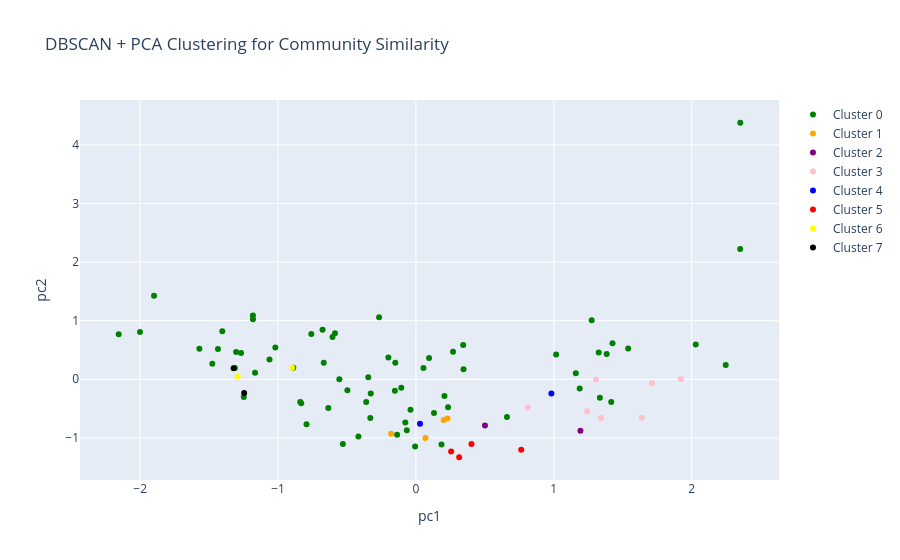

Here is the notebook cell this chart was saved with:
### Markdown cell above
## Visualize DBSCAN

### Code cell
db_trace_0 = go.Scatter(
    x=dbscan_cluster_0['pca_1'],
    y=dbscan_cluster_0['pca_2'],
    mode='markers',
    text=dbscan_cluster_0.index,
    marker=dict(color='green'),
    name='Cluster 0'
)

db_trace_1 = go.Scatter(
    x=dbscan_cluster_1['pca_1'],
    y=dbscan_cluster_1['pca_2'],
    mode='markers',
    text=dbscan_cluster_1.index,
    marker=dict(color='orange'),
    name='Cluster 1'
)

db_trace_2 = go.Scatter(
    x=dbscan_cluster_2['pca_1'],
    y=dbscan_cluster_2['pca_2'],
    mode='markers',
    text=dbscan_cluster_2.index,
    marker=dict(color='purple'),
    name='Cluster 2'
)

db_trace_3 = go.Scatter(
    x=dbscan_cluster_3['pca_1'],
    y=dbscan_cluster_3['pca_2'],
    mode='markers',
    text=dbscan_cluster_3.index,
    marker=dict(color='pink'),
    name='Cluster 3'
)

db_trace_4 = go.Scatter(
    x=dbscan_cluster_4['pca_1'],
    y=dbscan_cluster_4['pca_2'],
    mode='markers',
    text=dbscan_cluster_4.index,
    marker=dict(color='blue'),
    name='Cluster 4'
)

db_trace_5 = go.Scatter(
    x=dbscan_cluster_5['pca_1'],
    y=dbscan_cluster_5['pca_2'],
    mode='markers',
    text=dbscan_cluster_5.index,
    marker=dict(color='red'),
    name='Cluster 5'
)

db_trace_6 = go.Scatter(
    x=dbscan_cluster_6['pca_1'],
    y=dbscan_cluster_6['pca_2'],
    mode='markers',
    text=dbscan_cluster_6.index,
    marker=dict(color='yellow'),
    name='Cluster 6'
)

db_trace_7 = go.Scatter(
    x=dbscan_cluster_7['pca_1'],
    y=dbscan_cluster_7['pca_2'],
    mode='markers',
    text=dbscan_cluster_7.index,
    marker=dict(color='black'),
    name='Cluster 7'
)

title = 'DBSCAN + PCA Clustering for Community Similarity'

data = [
    db_trace_0, 
    db_trace_1, 
    db_trace_2, 
    db_trace_3, 
    db_trace_4, 
    db_trace_5, 
    db_trace_6,
    db_trace_7
]

layout = dict(title=title,
              xaxis=dict(title= 'pc1',ticklen=5,zeroline=False),
              yaxis=dict(title= 'pc2',ticklen=5,zeroline=False)
             )

fig = dict(data=data, layout=layout)

iplot(fig)

### Figure 1 — Plotly figure (JSON) as saved in the notebook; plotly's stock layout.template omitted (floating-point values rounded to 4 significant figures)
{"data": [{"marker": {"color": "green"}, "mode": "markers", "name": "Cluster 0", "text": ["Aedui (Celtic Oppida)", "Akha", "Amalfi", "Assur", "Athens (Classical Period)", "Babylonia", "Carthage", "Central African communities", "China (Spring and Autumn)", "Communes (Medieval Europe)", "Dutch Republic", "Egypt ", "England (Anglo Saxon)", "G/wi", "Greek democracies", "Greek oligarchies", "Haudenosanee (Iroquois)", "Hausa City-States", "Hmong villages", "Iceland ", "Igbo People", "Ijo of the Eastern Niger Delta", "Japan (Early Modern)", "Kachin gumlao", "Khasi", "Kung San (Ju/hoansi)", "M’zab", "Makah", "Mari ", "Minangkabau", "Mohave", "Mongol Nomads", "Mosuo", "Nambikuara", "Natchez people", "Negara Ubud", "Oaxaca", "Pathan Hill Tribes/Pashtuns", "Pomo", "Rome (republic)", "Russian Communes", "Switzerland", "Tlaxcala", "Venice", "Wendat (Huron)", "Tehuelche", "Tupinamba", "Yanomamo", "Ajie", "Maori", "Marquesans", "Samoans ", "Gilbertese", "Toda", "Nicobarese", "Gilyak (Nivkh)", "Nama", "Masai", "Somali", "Ingalik [Deg Xit'an]", "Kutenai", "Micmac [Mi'kmaq]", "Hidatsa", "Pawnee", "Omaha", "Twana", "Comanche", "Huichol"], "type": "scatter", "x": [1.334, -0.1365, 1.326, 1.539, 2.353, 0.6603, 1.16, -0.53, 0.2331, 1.017, 1.426, -0.2672, 1.188, -0.1061, 2.352, 1.416, -1.02, -0.06613, -0.331, 2.03, -0.5871, 0.1855, -0.1526, -0.6354, -0.3609, -1.062, 0.2069, -0.1998, -0.07699, 0.2693, -0.4972, 0.131, -0.005762, -0.4171, -0.5553, 0.05443, 0.3426, -0.1497, -1.167, 1.384, 0.3452, 1.275, 0.09523, 2.247, -1.268, -0.7935, -0.8318, -0.03928, -1.249, -0.8892, -0.8392, -1.313, -0.6053, -1.571, -1.477, -0.6774, -0.3458, -0.3277, -0.6684, -0.7586, -1.304, -1.9, -2.156, -1.436, -1.404, -2.001, -1.182, -1.182], "y": [-0.3143, -0.9483, 0.458, 0.5253, 4.378, -0.6448, 0.1027, -1.104, -0.4761, 0.4228, 0.6144, 1.057, -0.1551, -0.1446, 2.224, -0.3859, 0.5427, -0.8715, -0.6619, 0.5947, 0.786, -1.111, -0.1938, -0.4888, -0.387, 0.3396, -0.285, 0.3721, -0.7372, 0.4706, -0.1872, -0.5772, -1.147, -0.9778, 0.0004068, 0.1919, 0.587, 0.2831, 0.112, 0.4336, 0.1695, 1.007, 0.3643, 0.2447, 0.4501, -0.7669, -0.4091, -0.518, -0.3009, 0.1952, -0.3896, 0.1935, 0.7207, 0.521, 0.2666, 0.8441, 0.0368, -0.242, 0.2813, 0.7719, 0.464, 1.427, 0.7683, 0.5183, 0.8192, 0.8088, 1.026, 1.087]}, {"marker": {"color": "orange"}, "mode": "markers", "name": "Cluster 1", "text": ["Arab nomads", "Aztec City-States", "Mixtec City-States", "Phoenicia"], "type": "scatter", "x": [0.06897, -0.1797, 0.2289, 0.2008], "y": [-1.004, -0.9312, -0.6686, -0.6931]}, {"marker": {"color": "purple"}, "mode": "markers", "name": "Cluster 2", "text": ["Circassians", "Nebelivka"], "type": "scatter", "x": [0.5007, 1.193], "y": [-0.7901, -0.8789]}, {"marker": {"color": "pink"}, "mode": "markers", "name": "Cluster 3", "text": ["Cologne", "Genoa (doge)", "Genoa (podesta)", "Imperial and Free Towns of the Holy Roman Empire", "Latium", "Pisa", "Siena"], "type": "scatter", "x": [1.241, 1.922, 1.637, 0.8122, 1.306, 1.342, 1.712], "y": [-0.5466, 0.00341, -0.6548, -0.479, -0.009842, -0.6603, -0.06302]}, {"marker": {"color": "blue"}, "mode": "markers", "name": "Cluster 4", "text": ["Ebla ", "Sippar"], "type": "scatter", "x": [0.02958, 0.9823], "y": [-0.7588, -0.2432]}, {"marker": {"color": "red"}, "mode": "markers", "name": "Cluster 5", "text": ["Indian Republics (Aristocratic Oligarchy)", "Indian Republics (Assembly&Kings)", "Indian Republics (C+A)", "Tai Muang"], "type": "scatter", "x": [0.2554, 0.7637, 0.4029, 0.3138], "y": [-1.232, -1.204, -1.105, -1.33]}, {"marker": {"color": "yellow"}, "mode": "markers", "name": "Cluster 6", "text": ["Nlaka'pamux", "Chiricahua"], "type": "scatter", "x": [-0.8977, -1.292], "y": [0.1957, 0.04229]}, {"marker": {"color": "black"}, "mode": "markers", "name": "Cluster 7", "text": ["Thonga (Tsonga)", "Ashanti"], "type": "scatter", "x": [-1.322, -1.246], "y": [0.1868, -0.2324]}], "layout": {"title": {"text": "DBSCAN + PCA Clustering for Community Similarity"}, "xaxis": {"ticklen": 5, "title": {"text": "pc1"}, "zeroline": false}, "yaxis": {"ticklen": 5, "title": {"text": "pc2"}, "zeroline": false}}}
